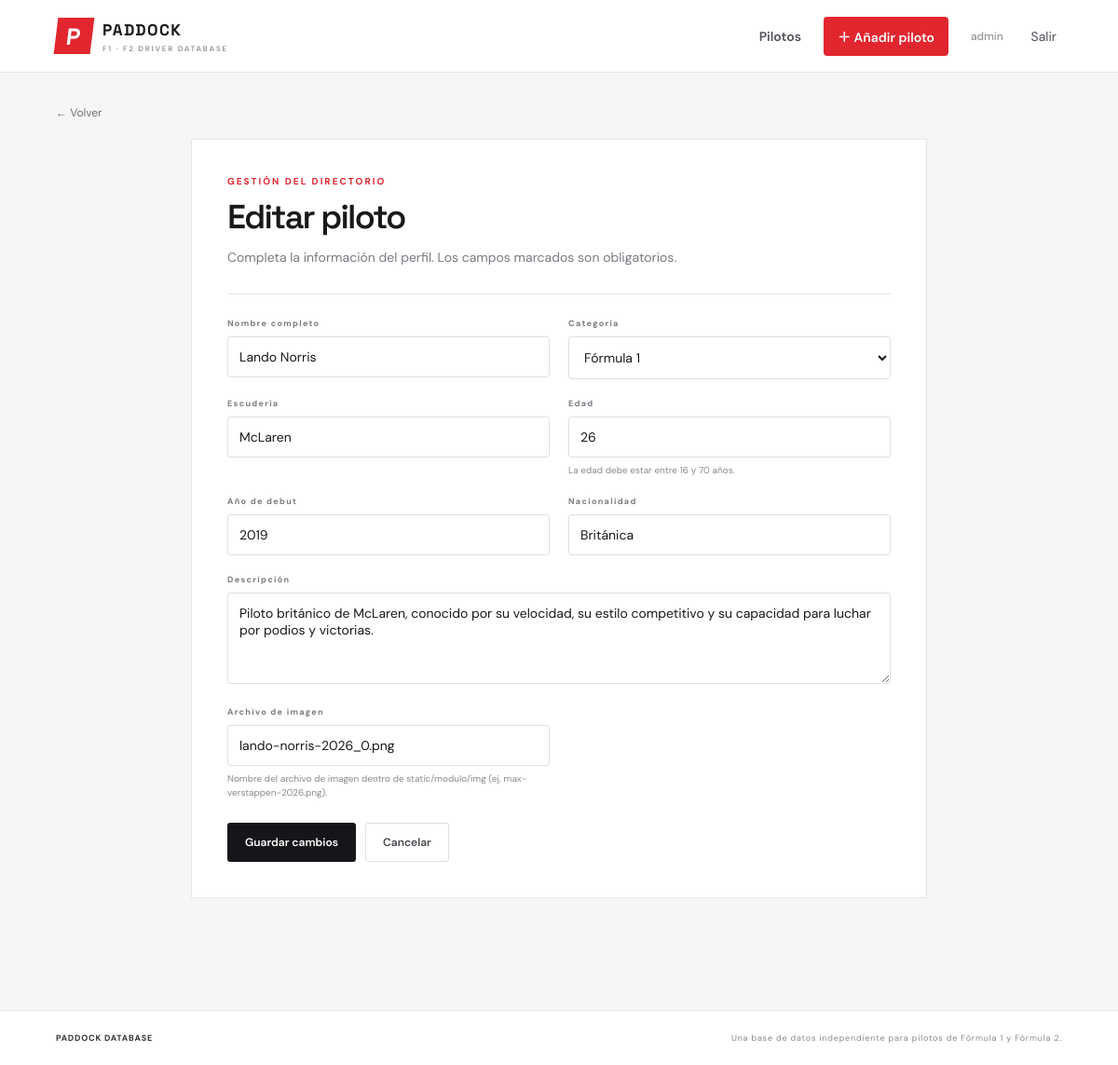
Page /pilotos/4/editar/ (signed in) on the committed database.
### modulo/models.py (models this page shows, shortened)
class Piloto(models.Model):
    CATEGORIAS = [
        ('F1', 'Fórmula 1'),
        ('F2', 'Fórmula 2'),
    ]
    usuario = models.ForeignKey(
        settings.AUTH_USER_MODEL,
        on_delete=models.CASCADE,
        related_name='pilotos',
        verbose_name='Usuario responsable',
    )
    nombre = models.CharField(
        max_length=100,
        verbose_name='Nombre completo',
    )
    categoria = models.CharField(
        max_length=2,
        choices=CATEGORIAS,
        verbose_name='Categoría',
    )
    escuderia = models.CharField(
        max_length=100,
        verbose_name='Escudería',
    )
    edad = models.PositiveSmallIntegerField(
        validators=[MinValueValidator(16), MaxValueValidator(70)],
        verbose_name='Edad',
        help_text='La edad debe estar entre 16 y 70 años.',
    )
    anio_debut = models.PositiveSmallIntegerField(
        validators=[MinValueValidator(1950), MaxValueValidator(2100)],
        verbose_name='Año de debut',
    )
    nacionalidad = models.CharField(
        max_length=60,
        verbose_name='Nacionalidad',
    )
    descripcion = models.TextField(
        verbose_name='Descripción',
    )
    imagen = models.CharField(
        max_length=120,
        blank=True,
        help_text=(
            'Nombre del archivo de imagen dentro de static/modulo/img '
            '(ej. max-verstappen-2026.png).'
        ),
        verbose_name='Archivo de imagen',
    )
    creado = models.DateTimeField(auto_now_add=True)
    class Meta:
        ordering = ['nombre']
        verbose_name = 'Piloto'
        verbose_name_plural = 'Pilotos'
        constraints = [
            models.CheckConstraint(
                condition=models.Q(edad__gte=16, edad__lte=70),
                name='piloto_edad_16_70',
            ),
            models.CheckConstraint(
                condition=models.Q(
                    anio_debut__gte=1950,
                    anio_debut__lte=2100,
                ),
                name='piloto_debut_valido',
            ),
        ]

### modulo/views.py (the view)
@login_required
def piloto_editar(request, pk):
    piloto = get_object_or_404(
        Piloto,
        pk=pk,
        usuario=request.user,
    )
    if request.method == 'POST':
        formulario = PilotoForm(request.POST, instance=piloto)
        if formulario.is_valid():
            formulario.save()
            messages.success(
                request,
                'Los cambios se guardaron correctamente.',
            )
            return redirect('piloto_detalle', pk=piloto.pk)
    else:
        formulario = PilotoForm(instance=piloto)
    return render(
        request,
        'modulo/piloto_formulario.html',
        {
            'formulario': formulario,
            'titulo': 'Editar piloto',
            'accion': 'Guardar cambios',
            'piloto': piloto,
        },
    )

### modulo/forms.py
class PilotoForm(forms.ModelForm):
    class Meta:
        model = Piloto
        fields = [
            'nombre',
            'categoria',
            'escuderia',
            'edad',
            'anio_debut',
            'nacionalidad',
            'descripcion',
            'imagen',
        ]
        widgets = {
            'nombre': forms.TextInput(
                attrs={'placeholder': 'Ej. Lando Norris'}
            ),
            'escuderia': forms.TextInput(
                attrs={'placeholder': 'Ej. McLaren'}
            ),
            'edad': forms.NumberInput(attrs={'min': 16, 'max': 70}),
            'anio_debut': forms.NumberInput(
                attrs={'min': 1950, 'max': 2100}
            ),
            'nacionalidad': forms.TextInput(
                attrs={'placeholder': 'Ej. Británica'}
            ),
            'descripcion': forms.Textarea(
                attrs={
                    'rows': 4,
                    'placeholder': 'Breve descripción del piloto...',
                }
            ),
            'imagen': forms.TextInput(
                attrs={'placeholder': 'max-verstappen-2026.png'}
            ),
        }

### modulo/templates/modulo/piloto_formulario.html (shortened to what this page needs)
{% extends 'modulo/base.html' %}
{% block content %}
    <a
        class="back-link"
        href="{% if piloto %}{% url 'piloto_detalle' piloto.pk %}{% else %}{% url 'piloto_lista' %}{% endif %}"
    >
        ← Volver
    </a>
    <section class="form-shell">
        <p class="eyebrow">GESTIÓN DEL DIRECTORIO</p>
        <h1>{{ titulo }}</h1>
        <p class="form-intro">
            Completa la información del perfil. Los campos marcados son obligatorios.
        </p>
        <form method="post" class="pilot-form">
            <div class="form-grid">
                {% for field in formulario %}
                    <div
                        class="form-field {% if field.name == 'descripcion' %}full-width{% endif %}"
                    >
                        <label for="{{ field.id_for_label }}">
                            {{ field.label }}
                        </label>
                        {{ field }}
                        {% if field.help_text %}
                            <small>{{ field.help_text }}</small>
                        {% endif %}
                    </div>
                {% endfor %}
            </div>
            <div class="action-row">
                <button class="button button-dark" type="submit">
                    {{ accion }}
                </button>
                <a
                    class="button button-light"
                    href="{% if piloto %}{% url 'piloto_detalle' piloto.pk %}{% else %}{% url 'piloto_lista' %}{% endif %}"
                >
                    Cancelar
                </a>
            </div>
        </form>
    </section>
{% endblock %}

### modulo/templates/modulo/base.html (shortened to what this page needs)
{% load static %}
<!doctype html>
<html lang="es">
<head>
    <link rel="stylesheet" href="{% static 'modulo/css/base.css' %}">
</head>
<body>
    <header class="topbar">
        <a class="brand" href="{% url 'piloto_lista' %}">
            <span class="brand-mark">P</span>
            <span>
                PADDOCK
                <small>F1 · F2 DRIVER DATABASE</small>
            </span>
        </a>
        <nav>
            {% if user.is_authenticated %}
                <a href="{% url 'piloto_lista' %}">Pilotos</a>
                <a class="nav-cta" href="{% url 'piloto_crear' %}">
                    ＋ Añadir piloto
                </a>
                <span class="user-label">{{ user.username }}</span>
                <form class="logout-form" action="{% url 'logout' %}" method="post">
                    <button class="nav-link" type="submit">Salir</button>
                </form>
            {% else %}
                <a href="{% url 'login' %}">Iniciar sesión</a>
            {% endif %}
        </nav>
    </header>
    <main class="container">
        {% block content %}{% endblock %}
    </main>
    <footer>
        <span>PADDOCK DATABASE</span>
        <span>
            Una base de datos independiente para pilotos de Fórmula 1 y Fórmula 2.
        </span>
    </footer>
</body>
</html>

### modulo/static/modulo/css/base.css (style rules this page uses)
:root { --ink:#18191b; --muted:#777b80; --line:#e5e6e8; --paper:#f6f6f4; --red:#e1262f; --dark:#151619; --white:#fff }
* { box-sizing:border-box }
body { margin:0; background:var(--paper); color:var(--ink); font-family:'DM Sans',sans-serif; font-size:14px }
.topbar { height:78px; background:#fff; border-bottom:1px solid var(--line); display:flex; align-items:center; justify-content:space-between; padding:0 max(calc((100% - 1200px)/2),5%); gap:25px }
.brand { display:flex; gap:11px; align-items:center; color:var(--ink); text-decoration:none; font:700 17px 'Space Grotesk',sans-serif; letter-spacing:1.4px }
.brand small { display:block; font:600 8px 'DM Sans',sans-serif; letter-spacing:1.8px; color:#92969a; margin-top:4px }
.brand-mark { display:grid; place-items:center; background:var(--red); color:#fff; font:700 25px 'Space Grotesk'; width:39px; height:39px; transform:skew(-7deg) }
.topbar nav { display:flex; align-items:center; gap:24px }
.topbar nav a,.nav-link { font-weight:600; text-decoration:none; color:#505258 }
.nav-cta { padding:11px 15px; background:var(--red); color:#fff!important; border-radius:4px }
.user-label { font-size:12px; color:#888 }
.logout-form { margin:0 }
.nav-link { border:0; background:none; font:inherit; cursor:pointer }
.container { max-width:1200px; margin:0 auto; padding:0 0 70px; min-height:calc(100vh - 150px) }
.eyebrow { font-size:10px; letter-spacing:2px; font-weight:700; color:var(--red); margin:0 0 13px }
.hero h1,.form-shell h1,.confirm-card h1,.login-card h1 { font:600 clamp(32px,4vw,48px)/1.08 'Space Grotesk',sans-serif; letter-spacing:-1.8px; margin:0 }
.filters label,.form-field label { display:block; font-size:9px; font-weight:700; letter-spacing:1.3px; color:#777b80; margin-bottom:8px }
.filters input,.filters select,.form-field input,.form-field select,.form-field textarea { font:inherit; width:100%; border:1px solid #dfe0e2; background:#fff; border-radius:3px; padding:12px; color:var(--ink); outline:none }
.button { display:inline-flex; justify-content:center; align-items:center; padding:12px 18px; border-radius:3px; border:1px solid transparent; text-decoration:none; font:600 12px 'DM Sans'; cursor:pointer; white-space:nowrap }
.button-dark { background:var(--dark); color:#fff }
.back-link { display:inline-block; margin:35px 0 20px; color:#6c7075; text-decoration:none; font-size:12px }
.action-row { display:flex; gap:10px; align-items:center; margin-top:25px }
.button-light { color:#45484d; background:#fff; border-color:#dfe0e2 }
.form-shell,.login-card { max-width:790px; margin:0 auto 50px; padding:38px; background:#fff; border:1px solid var(--line) }
.form-shell h1,.login-card h1 { font-size:36px }
.form-intro,.login-card>p:not(.eyebrow) { color:#777b80; line-height:1.6; margin:12px 0 28px }
.pilot-form { border-top:1px solid var(--line); padding-top:25px }
.form-grid { display:grid; grid-template-columns:1fr 1fr; gap:20px }
.form-field { min-width:0 }
.form-field.full-width { grid-column:1/-1 }
.form-field textarea { resize:vertical }
.form-field small { display:block; color:#888b8f; font-size:10px; margin-top:6px; line-height:1.5 }
footer { border-top:1px solid var(--line); background:#fff; display:flex; justify-content:space-between; gap:20px; padding:23px max(calc((100% - 1200px)/2),5%); font-size:9px; letter-spacing:.8px; color:#85888c }
footer span:first-child { font-weight:700; color:#333 }
@media (max-width:1250px) { .container { margin:0 5% } }
@media (max-width:1250px) { .topbar { padding:0 5% } }

### rows in the picture
Piloto: formulario "Lando Norris" "Fórmula 1" "McLaren" "26" "2019" "Británica" "Piloto británico de McLaren, conocido por su velocidad, su estilo competitivo y su capacidad para luchar por podios y victorias." "lando-norris-2026_0.png"

### other values in the picture
{{ user.username }} "admin"
{{ titulo }} "Editar piloto"
{{ field.label }} "Nombre completo" "Categoría" "Escudería" "Edad" "Año de debut" "Nacionalidad" "Descripción" "Archivo de imagen"
{{ field.help_text }} "La edad debe estar entre 16 y 70 años." "Nombre del archivo de imagen dentro de static/modulo/img (ej. max-verstappen-2026.png)."
{{ accion }} "Guardar cambios"
